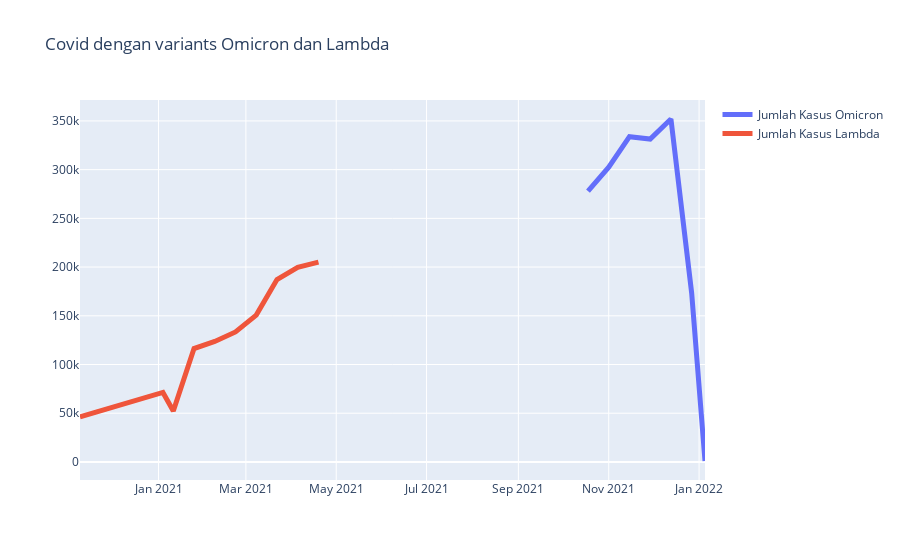

Notebook code for this chart:
### Code cell
fig = go.Figure()
fig.add_trace(go.Scatter(x=omicron_global["date"],y=omicron_global["num_sequences_total"],mode='lines',line_width=5,name="Jumlah Kasus Omicron"))
fig.add_trace(go.Scatter(x=lambda_global["date"],y=lambda_global["num_sequences_total"],mode='lines',line_width=5,name="Jumlah Kasus Lambda"))
fig.update_layout(title='Covid dengan variants Omicron dan Lambda')
fig.show()

### Figure 1 — Plotly figure (JSON) as saved in the notebook; plotly's stock layout.template omitted (floating-point values rounded to 4 significant figures)
{"data": [{"line": {"width": 5}, "mode": "lines", "name": "Jumlah Kasus Omicron", "type": "scatter", "x": ["2021-10-18", "2021-11-01", "2021-11-15", "2021-11-29", "2021-12-13", "2021-12-27", "2022-01-05"], "y": [277844, 302444, 333778, 331383, 351966, 173286, 979]}, {"line": {"width": 5}, "mode": "lines", "name": "Jumlah Kasus Lambda", "type": "scatter", "x": ["2020-11-09", "2021-01-04", "2021-01-11", "2021-01-25", "2021-02-08", "2021-02-22", "2021-03-08", "2021-03-22", "2021-04-05", "2021-04-19"], "y": [46202, 71324, 52251, 116398, 123716, 133425, 150683, 187185, 199741, 205153]}], "layout": {"title": {"text": "Covid dengan variants Omicron dan Lambda"}}}
